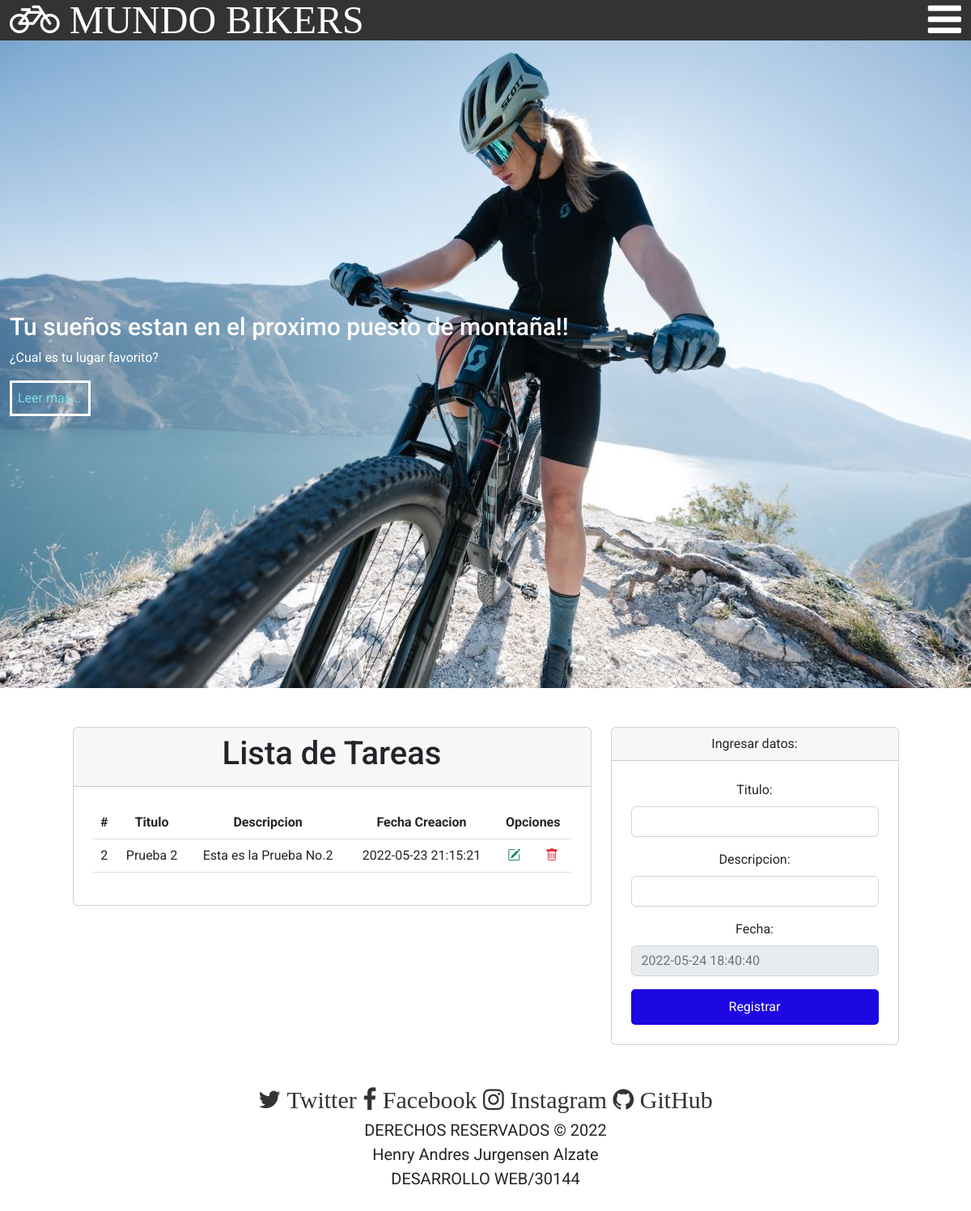
Page /CRUD_tareas/index.php on the committed database.
### tables this page shows
CREATE TABLE `tareas` (
  `id` int(11) NOT NULL,
  `title` varchar(100) NOT NULL,
  `description` varchar(250) NOT NULL,
  `created` timestamp NOT NULL DEFAULT current_timestamp() ON UPDATE current_timestamp()
);

### CRUD_tareas/index.php (the view, shortened to what this page needs)
<?php include 'template/header.php' ?>
<?php
    include_once "model/conexion.php";
    $sentencia = $bd -> query("select * from tareas");
    $tareas = $sentencia->fetchAll(PDO::FETCH_OBJ);
    $fecha=date("Y-m-d H:i:s");
?>
<div class="container mt-5">
    <div class="row justify-content-center">
        <div class="col-md-7">
            <div class="card">
                <div class="card-header">
                    <h1 class="card-title">Lista de Tareas</h1>
                </div>
                <div class="p-4">
                    <table class="table align-middle">
                        <thead>
                            <tr>
                                <th scope="col">#</th>
                                <th scope="col">Titulo</th>
                                <th scope="col">Descripcion</th>
                                <th scope="col">Fecha Creacion</th>
                                <th scope="col" colspan="2">Opciones</th>
                            </tr>
                        </thead>
                        <tbody>
                            <?php
                                foreach($tareas as $dato){
                            ?>
                            <tr>
                                <td scope="row"><?php echo $dato->id; ?></td>
                                <td><?php echo $dato->title; ?></td>
                                <td><?php echo $dato->description; ?></td>
                                <td><?php echo $dato->created; ?></td>
                                <td><a class="text-success" href="editar.php?id=<?php echo $dato->id; ?>"><i class="bi bi-pencil-square"></i></a></td>
                                <td><a onclick="return confirm('Estas seguro de eliminar?');" class="text-danger" href="eliminar.php?id=<?php echo $dato->id; ?>"><i class="bi bi-trash"></i></a></td>
                            </tr>
                            <?php
                                }
                            ?>
                        </tbody>
                    </table>
                </div>
            </div>
        </div>
        <div class="col-md-4">
            <div class="card">
                <div class="card-header">
                    Ingresar datos:
                </div>
                <form class="p-4" method="POST" action="registrar.php">
                    <div class="mb-3">
                        <label class="form-label">Titulo: </label>
                        <input type="text" class="form-control" name="txtTitulo" autofocus required>
                    </div>
                    <div class="mb-3">
                        <label class="form-label">Descripcion: </label>
                        <input type="text" class="form-control" name="txtDescripcion" autofocus required>
                    </div>
                    <div class="mb-3">
                        <label class="form-label">Fecha: </label>
                        <input type="datetime" class="form-control" name="txtFecha" placeholder="<?= $fecha?>" disabled>
                    </div>
                    <div class="d-grid">
                        <input type="submit" class="btn btn-primary" value="Registrar">
                    </div>
                </form>
            </div>
        </div>
    </div>
</div>
<?php include 'template/footer.php' ?>

### css/estilos.css (style rules this page uses)
* { margin: 0; padding: 0; box-sizing: border-box; }
body { font-family: 'Roboto', sans-serif; }

### css/modal.css (style rules this page uses)
.texto p, h1 { margin-bottom: 30px; }

### css/modal2.css (style rules this page uses)
.container { width: 100%; height: 100%; text-align: center; }
.btn { padding: 10px 20px; border: none; border-radius: 5px; background: rgb(29, 7, 226); color: white; }

### rows in the picture
tareas: id "2", title "Prueba 2", description "Esta es la Prueba No.2", created "2022-05-23 21:15:21"
